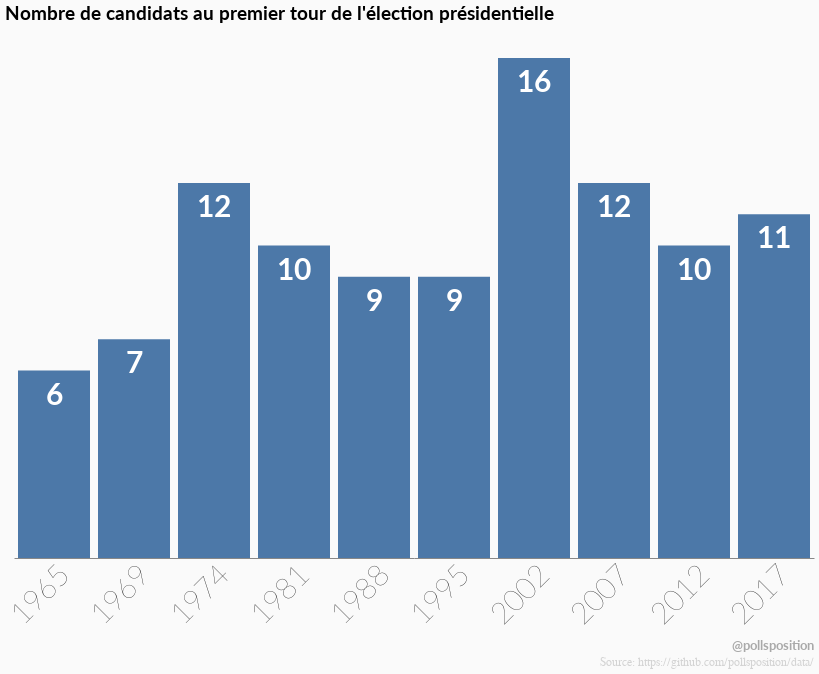

This figure's notebook cell:
### Code cell
bars = alt.Chart(source).mark_bar().encode(
    x=alt.X('year', axis=alt.Axis(labelAngle=-45, title=None, labelFontSize=30, labelFontWeight="lighter", labelFont='Lato', ticks=False)),
    y=alt.Y('num_candidates', axis=None),
)

text = bars.mark_text(
    baseline='middle',
    dy=+25,  # Nudges text to right so it doesn't appear on top of the bar
    font="Lato",
    fontWeight='bold',
    fontSize=30,
    color='white'
).encode(
    text=alt.Text('num_candidates:Q')
)

chart = (bars + text).properties(
    title=alt.TitleParams(
        text="@pollsposition",
        font="Lato",
        color="darkgray",
        subtitle=f"Source: https://github.com/pollsposition/data/",
        subtitleColor="lightgray",
        baseline="bottom",
        orient="bottom",
        anchor="end",
        dy=20,
    ),
)

chart_with_title = (
    alt.concat(
        chart,
        title=alt.TitleParams(
            dy=-30,
            fontSize=19,
            text="Nombre de candidats au premier tour de l'élection présidentielle",
            subtitleFontSize=12,
            font="Lato",
        ),
        background="#fAfAfA",
    )
    .configure_facet(spacing=0)
    .configure_view(
        stroke=None,
        width=800,
        height=500,
    )
)

chart_with_title

### Figure 1 — Vega-Lite specification as saved in the notebook (floating-point values rounded to 4 significant figures)
{"config": {"view": {"continuousWidth": 400, "continuousHeight": 300, "height": 500, "stroke": null, "width": 800}, "facet": {"spacing": 0}}, "concat": [{"layer": [{"mark": "bar", "encoding": {"x": {"type": "nominal", "axis": {"labelAngle": -45, "labelFont": "Lato", "labelFontSize": 30, "labelFontWeight": "lighter", "ticks": false, "title": null}, "field": "year"}, "y": {"type": "quantitative", "axis": null, "field": "num_candidates"}}}, {"mark": {"type": "text", "baseline": "middle", "color": "white", "dy": 25, "font": "Lato", "fontSize": 30, "fontWeight": "bold"}, "encoding": {"text": {"type": "quantitative", "field": "num_candidates"}, "x": {"type": "nominal", "axis": {"labelAngle": -45, "labelFont": "Lato", "labelFontSize": 30, "labelFontWeight": "lighter", "ticks": false, "title": null}, "field": "year"}, "y": {"type": "quantitative", "axis": null, "field": "num_candidates"}}}], "title": {"text": "@pollsposition", "anchor": "end", "baseline": "bottom", "color": "darkgray", "dy": 20, "font": "Lato", "orient": "bottom", "subtitle": "Source: https://github.com/pollsposition/data/", "subtitleColor": "lightgray"}}], "background": "#fAfAfA", "data": {"name": "data-648b375bb3a3d8ccb641b6fc689248b9"}, "title": {"text": "Nombre de candidats au premier tour de l'élection présidentielle", "dy": -30, "font": "Lato", "fontSize": 19, "subtitleFontSize": 12}, "$schema": "https://vega.github.io/schema/vega-lite/v4.8.1.json", "datasets": {"data-648b375bb3a3d8ccb641b6fc689248b9": [{"year": "2017", "num_candidates": 11}, {"year": "2012", "num_candidates": 10}, {"year": "2007", "num_candidates": 12}, {"year": "2002", "num_candidates": 16}, {"year": "1995", "num_candidates": 9}, {"year": "1988", "num_candidates": 9}, {"year": "1981", "num_candidates": 10}, {"year": "1974", "num_candidates": 12}, {"year": "1969", "num_candidates": 7}, {"year": "1965", "num_candidates": 6}]}}
